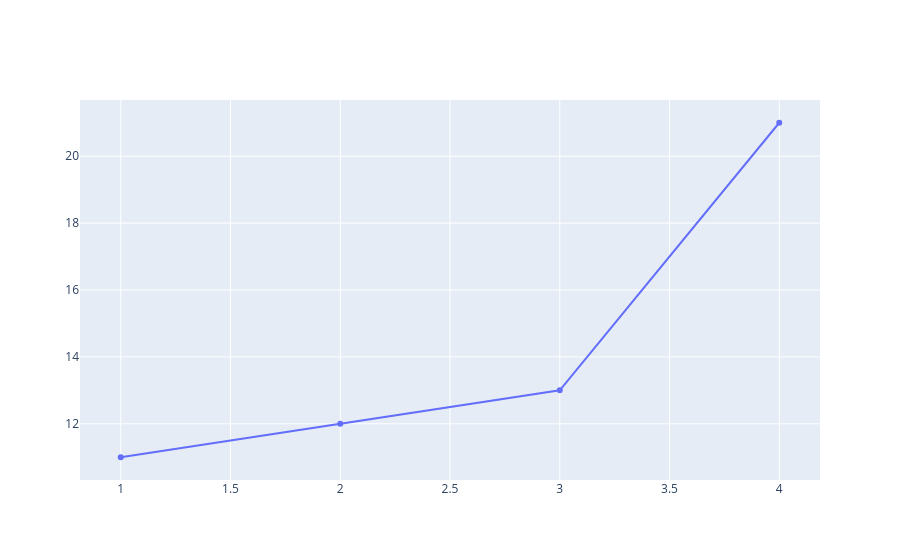

The code cell stored with this chart in its notebook:
### Code cell
trace
go.Figure(trace)

### Figure 1 — Plotly figure (JSON) as saved in the notebook; plotly's stock layout.template omitted (floating-point values rounded to 4 significant figures)
{"data": [{"type": "scatter", "x": [1, 2, 3, 4], "y": [11, 12, 13, 21]}], "layout": {}}
